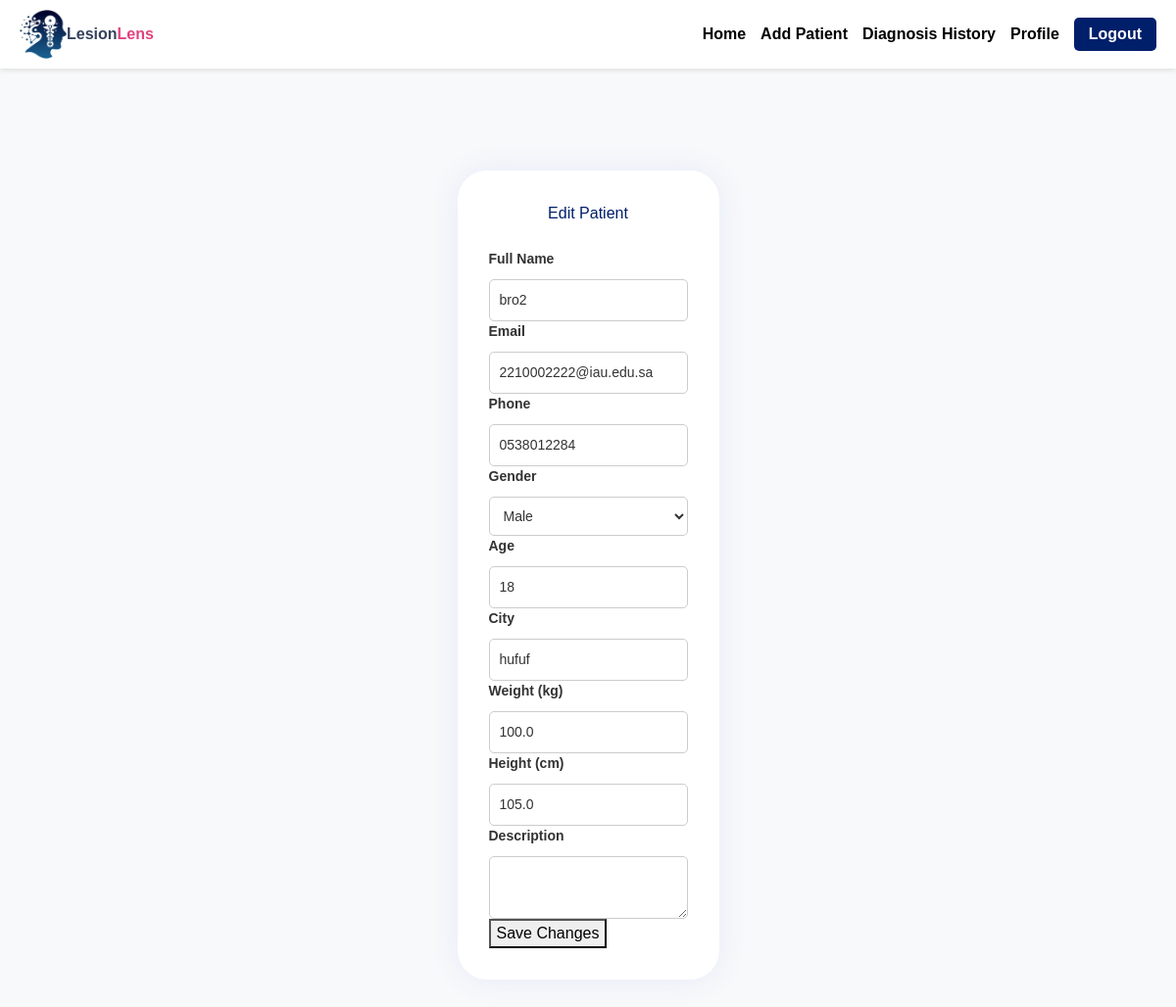
The page /edit-patient/5/ (signed in) on the database its author committed.
### base/models.py (models this page shows, shortened)
class Patient(models.Model):
    patient_id = models.CharField(max_length=20, unique=True, blank=False, null=False)
    full_name = models.CharField(max_length=100)
    email = models.EmailField(unique=True)
    phone = models.CharField(max_length=20)
    gender = models.CharField(max_length=10)
    age = models.IntegerField()
    city = models.CharField(max_length=100)
    weight = models.FloatField()
    height = models.FloatField()
    description = models.TextField(blank=True)
    created_by = models.ForeignKey(CustomUser, on_delete=models.CASCADE, null=True)

### base/views.py (the view, shortened to what this page needs)
# urls.py: path('edit-patient/<int:patient_id>/', views.edit_patient, name='edit_patient'),
@login_required
def edit_patient(request, patient_id):
    patient = get_object_or_404(Patient, id=patient_id)
    return render(request, 'edit_patient.html', {'patient': patient})

### base/templates/edit_patient.html (shortened to what this page needs)
{% extends 'main.html' %}
{% load static %}
{% block content %}
<div class="screen-1">
    <span>Edit Patient</span>
    <form method="post">
        <div class="form-row">
            <div class="form-group">
                <label>Full Name</label>
                <input type="text" name="full_name" value="{{ patient.full_name }}" required>
            </div>
            <div class="form-group">
                <label>Email</label>
                <input type="email" name="email" value="{{ patient.email }}" required>
            </div>
        </div>
        <div class="form-row">
            <div class="form-group">
                <label>Phone</label>
                <input type="text" name="phone" value="{{ patient.phone }}" required>
            </div>
            <div class="form-group">
                <label>Gender</label>
                <select name="gender" required>
                    <option value="Male" {% if patient.gender == "Male" %}selected{% endif %}>Male</option>
                </select>
            </div>
        </div>
        <div class="form-row">
            <div class="form-group">
                <label>Age</label>
                <input type="number" name="age" value="{{ patient.age }}" required>
            </div>
            <div class="form-group">
                <label>City</label>
                <input type="text" name="city" value="{{ patient.city }}" required>
            </div>
        </div>
        <div class="form-row">
            <div class="form-group">
                <label>Weight (kg)</label>
                <input type="number" step="0.1" name="weight" value="{{ patient.weight }}" required>
            </div>
            <div class="form-group">
                <label>Height (cm)</label>
                <input type="number" step="0.1" name="height" value="{{ patient.height }}" required>
            </div>
        </div>
        <div class="form-row">
            <div class="form-group full-width">
                <label>Description</label>
                <textarea name="description">{{ patient.description }}</textarea>
            </div>
        </div>
        <button class="submit-btn" type="submit">Save Changes</button>
    </form>
</div>
{% endblock %}

### static/css/styles.css (style rules this page uses)
body { font-family: Arial, sans-serif; margin: 0; padding: 0; background-color: #f8f8f8; color: #333; min-height: 100vh; display: flex; flex-direction: column; }
.screen-1 { background: #ffffff; padding: 2em; display: inline-flex; flex-direction: column; align-items: center; border-radius: 30px; box-shadow: 0 0 2em #e6e9f9; gap: 1.5em; color: #001f6b; margin: 40px auto; max-width: 100%; width: auto; }
.form-group { display: flex; flex-direction: column; gap: 5px; width: 100%; }
.form-group label { font-size: 14px; font-weight: bold; color: #333; display: block; margin-bottom: 5px; }
.form-group input, .form-group select, .form-group textarea { width: 100%; outline: none; border: 1px solid #ccc; border-radius: 5px; padding: 10px; font-size: 14px; background-color: #fff; color: #333; }

### rows shown on the page
Patient: full_name "bro2", email "2210002222@iau.edu.sa", phone "0538012284", gender "Male", age "18", city "hufuf", weight "100.0", height "105.0"
